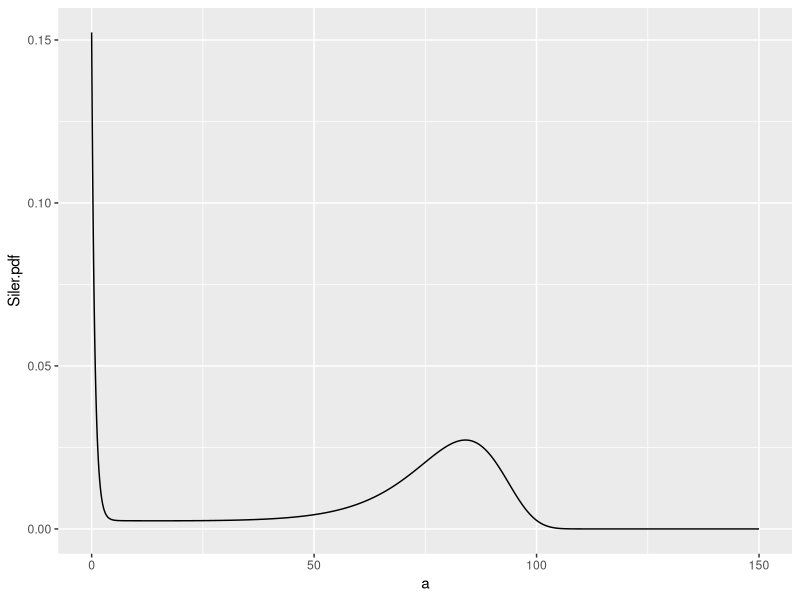
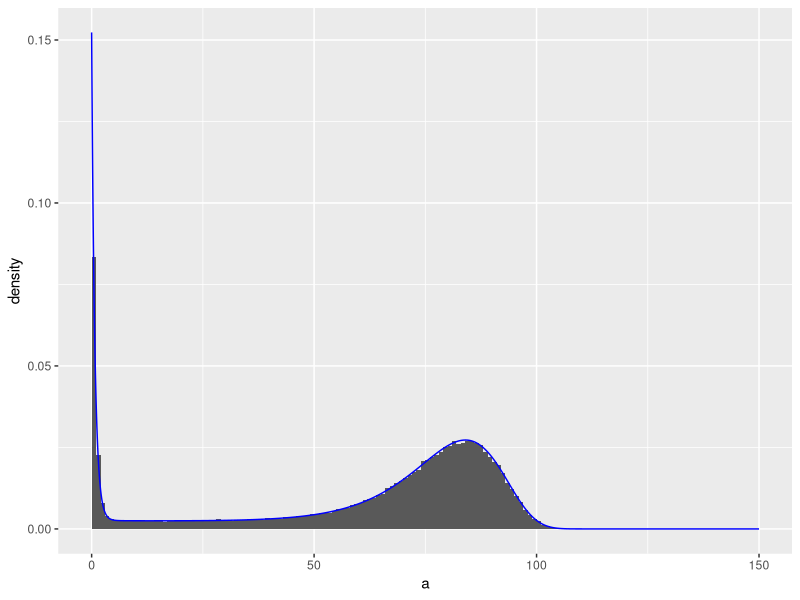
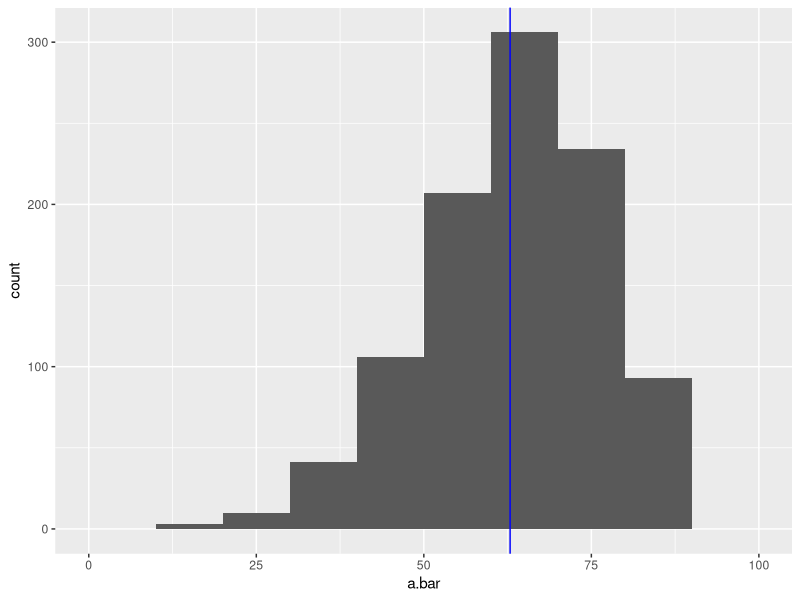
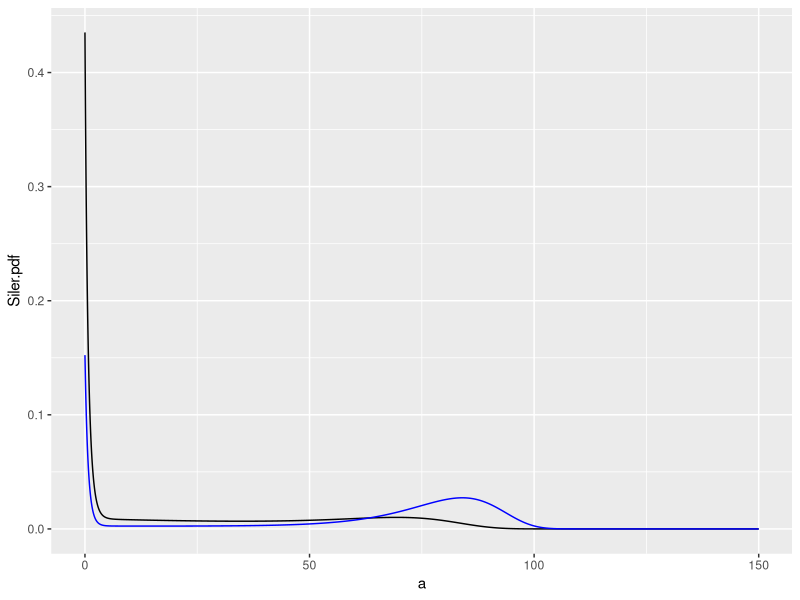

Here is the R script that generated these plots, in order:
## ---- chunk 1
knitr::opts_chunk$set(echo = TRUE)
library(tidyverse)
library(knitr) # Used for a kable() table
## ---- chunk 2
LittleBigRatio <- function(a,b){
  if (!is.numeric(a) | !is.numeric(b)) {
    print(noquote("'a' and 'b' must be numeric."))
    out <- NA
  } else {
    sorted_ab_vec <- sort(c(a,b))
    out <- sorted_ab_vec[1]/sorted_ab_vec[2]
  }
  return(out)
}
## ---- chunk 3
test1 <- LittleBigRatio(50, 200)
test1
test2 <- LittleBigRatio(200, 50)
test2
test3 <- LittleBigRatio(-200, 50)
test3
test4 <- LittleBigRatio(-200, -50)
test4
test5 <- LittleBigRatio(200, -50)
test5
test6 <- LittleBigRatio("apple", "banana")
test6
## ---- chunk 4
test1 <- LittleBigRatio(50, 200)
test1
test2 <- LittleBigRatio(200, 50)
test2
test3 <- LittleBigRatio(-200, 50)
test3
test4 <- LittleBigRatio(-200, -50)
test4
test5 <- LittleBigRatio(200, -50)
test5
test6 <- LittleBigRatio("apple", "banana")
test6
## ---- chunk 5

## ---- chunk 6
# pdf for the Siler model, with default parameter values 
# set to approximate the age schedule of mortality for 
# Sweden from the 1st decade of the 1900s
dSiler <- function(
  a,
  lambda1 = 0.1494682,
  kappa1 = 1.319268,
  lambda2 = 0.002830802,
  lambda3 = 0.00001767291,
  kappa3 = 0.1024555
){
  hazard.a <- lambda1*exp(-kappa1*a) +
    lambda2 +
    lambda3*exp(kappa3*a)
  
  survival.a <- exp(
    -lambda1/kappa1*(1-exp(-kappa1*a))
    -lambda2*a
    +lambda3/kappa3*(1-exp(kappa3*a))
  )
  
  out <- hazard.a*survival.a
  
  return(out)
}

# Creates a data frame to plot the Sweden mortality model
Sweden1900.1910Siler <-
  data.frame(
    a = seq(0,150,0.01)
  ) %>% mutate(
    Siler.pdf = dSiler(a)
  )

Sweden1900.1910Siler %>% 
  ggplot(mapping = aes(x = a, y = Siler.pdf)) +
  geom_line()
## ---- chunk 7
# RNG for the Siler model, with default parameter values 
# set to approximate the age schedule of mortality for 
# Sweden from the 1st decade of the 1900s
rSiler <- function(
  n, # Number of observations to simulate
  lambda1 = 0.1494682,
  kappa1 = 1.319268,
  lambda2 = 0.002830802,
  lambda3 = 0.00001767291,
  kappa3 = 0.1024555
){
  # Siler potential lifespan simulation, produces NaN's
  a.Siler <- -log(log(runif(n))*kappa1/lambda1+1)/kappa1
  a.Siler[is.nan(a.Siler)] <- Inf
  
  # Makeham potential lifespan simulation
  a.Makeham <- -log(runif(n))/lambda2

  # Gompertz potential lifespan simulation
  a.Gompertz <- log(1-log(runif(n))*kappa3/lambda3)/kappa3

  # Select smallest potential lifespan
  out <- apply(
    X = cbind(a.Siler, a.Makeham, a.Gompertz),
    MARGIN = 1,
    FUN = min
    )
  
  return(out)
}

set.seed(2025-12-2)
testSim <- rSiler(n = 100000)

data.frame(a = testSim) %>% 
  ggplot(mapping = aes(x = a)) +
  geom_histogram(
    mapping = aes(y = after_stat(density)),
    breaks = seq(0, 150, 1)
  ) +
  geom_line(
    data = Sweden1900.1910Siler,
    mapping = aes(x = a, y = Siler.pdf),
    col = "blue"
  ) +
  xlim(0, 150)
## ---- chunk 8
mean(testSim)
## ---- chunk 9
nSmall <- 5; J <- 1000
swedenSamples <- matrix(
  data = rSiler(n = nSmall*J),
  nrow = nSmall,
  ncol = J
)

smallSampleMeans <- colMeans(swedenSamples)

data.frame(a.bar = smallSampleMeans) %>% 
  ggplot(mapping = aes(x = a.bar)) +
  geom_histogram(breaks = seq(0, 100, 10)) +
  geom_vline(xintercept = mean(testSim), col = "blue")
## ---- chunk 10

## ---- chunk 11
lambda1_hg=0.422; kappa1_hg=1.131
lambda2_hg=0.013
lambda3_hg=0.000147; kappa3_hg=0.086

# Creates a data frame to plot the Sweden mortality model
HG.Siler <-
  data.frame(a = seq(0,150,0.01)) %>%
  mutate(
    Siler.pdf = dSiler(
      a = a,
      lambda1 = lambda1_hg, kappa1 = kappa1_hg,
      lambda2 = lambda2_hg,
      lambda3 = lambda3_hg, kappa3 = kappa3_hg
    )
  )

HG.Siler %>% 
  ggplot(mapping = aes(x = a, y = Siler.pdf)) +
  geom_line() +
  geom_line(
    data = Sweden1900.1910Siler,
    mapping = aes(x = a, y = Siler.pdf),
    col = "blue"
  )
## ---- chunk 12

